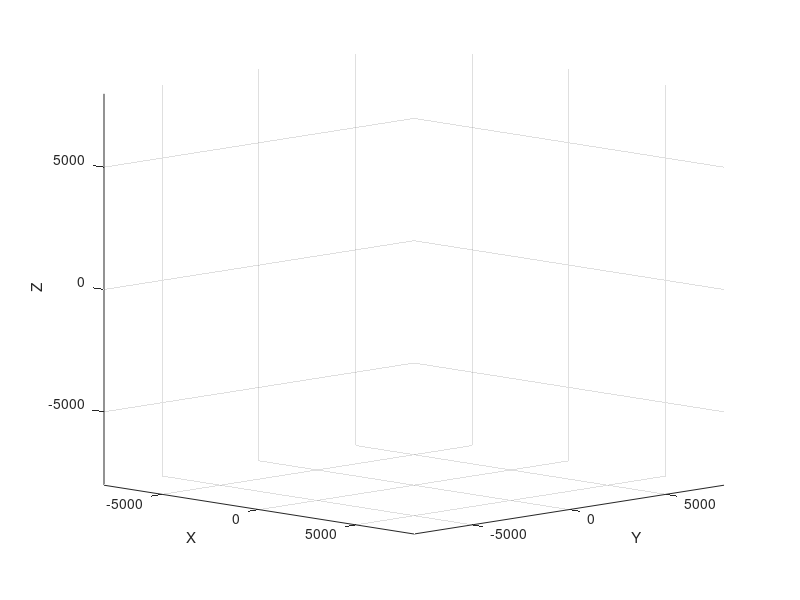

This chart was generated by the following MATLAB code: (Note: this script raises an error after producing the figure.)
clear all;
clc;

% YOU NEED TO CHANGE SATELLITE NUMBER AT 2 PLACES


% Define the coordinates of the satellites over time
MATS_coords = load("Satellite_positions/MATS.txt");
Starlink_coords = load("Satellite_positions/Starlink_012.txt");   % CHANGE SATELLITE NUMBER HERE

% convert distances to km/home/kirtan/github/KTH-EF2264-Operations-of-Space-Systems/src/datafiles/StarlinkPositions-NumpyArray
MATS_coords = MATS_coords/1000;
Starlink_coords = Starlink_coords/1000;


% Define the binary vector indicating the time steps to display the line of sight
LOS_visibility_data = load("LOS_visibility_data_v1.mat");
line_of_sight_steps = LOS_visibility_data.LOS_visibility_data_v1(:,12); % CHANGE SATELLITE NUMBER HERE
LOS_MATS_coords = line_of_sight_steps.*MATS_coords;
LOS_Starlink_coords = line_of_sight_steps.*Starlink_coords;


% Create a figure
figure;
hold on;
grid on;
xlabel('X');
ylabel('Y');
zlabel('Z');

% Set axis limits according to satellite positions
xlim([-8000, 8000])
ylim([-8000, 8000])
zlim([-8000, 8000])
grid on;
view(45, 10);
rotate3d on;

% drawing the earth sphere
earth_sphere('km')



%% Plots
% Initialize plot objects
MATS_plot = plot3(MATS_coords(1,1), MATS_coords(1,2), MATS_coords(1,3), 'o', 'MarkerSize', 5, 'MarkerFaceColor', 'red', 'MarkerEdgeColor', 'red'); % Plot MATS satellite
Starlink_plot = plot3(Starlink_coords(1,1), Starlink_coords(1,2), Starlink_coords(1,3), 'o', 'MarkerSize', 5, 'MarkerFaceColor', 'magenta', 'MarkerEdgeColor', 'magenta'); % Plot Starlink satellite
LineOfSight = plot3([LOS_MATS_coords(1,1), LOS_Starlink_coords(1,1)],...
                    [LOS_MATS_coords(1,2), LOS_Starlink_coords(1,2)],...
                    [LOS_MATS_coords(1,3), LOS_Starlink_coords(1,3)],'Color', 'y', 'LineWidth', 1);% Plot the initial line of sight

% Animate the motion of the satellites
for i = 2:size(MATS_coords, 1)
    % Update satellite positions
    set(MATS_plot, 'XData', MATS_coords(i,1), 'YData', MATS_coords(i,2), 'ZData', MATS_coords(i,3));
    set(Starlink_plot, 'XData', Starlink_coords(i,1), 'YData', Starlink_coords(i,2), 'ZData', Starlink_coords(i,3));

     set(LineOfSight, 'XData', [LOS_MATS_coords(i,1), LOS_Starlink_coords(i,1)],...
                      'YData', [LOS_MATS_coords(i,2), LOS_Starlink_coords(i,2)],...
                      'ZData', [LOS_MATS_coords(i,3), LOS_Starlink_coords(i,3)]);

    drawnow; % Update the plot
    pause(0.05); % Pause to control animation speed
end